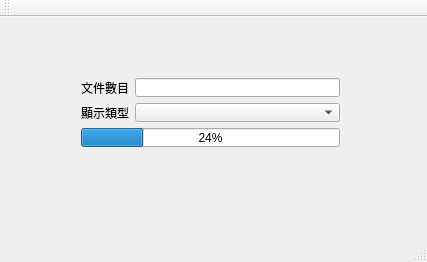
<?xml version="1.0" encoding="UTF-8"?>
<ui version="4.0">
 <class>MainWindow</class>
 <widget class="QMainWindow" name="MainWindow">
  <property name="geometry">
   <rect>
    <x>0</x>
    <y>0</y>
    <width>427</width>
    <height>262</height>
   </rect>
  </property>
  <property name="windowTitle">
   <string>MainWindow</string>
  </property>
  <widget class="QWidget" name="centralWidget">
   <widget class="QWidget" name="verticalLayoutWidget">
    <property name="geometry">
     <rect>
      <x>70</x>
      <y>50</y>
      <width>281</width>
      <height>91</height>
     </rect>
    </property>
    <layout class="QVBoxLayout" name="verticalLayout">
     <item>
      <layout class="QFormLayout" name="formLayout">
       <item row="2" column="0">
        <widget class="QLabel" name="label_2">
         <property name="text">
          <string>顯示類型</string>
         </property>
        </widget>
       </item>
       <item row="1" column="0">
        <widget class="QLabel" name="label">
         <property name="text">
          <string>文件數目</string>
         </property>
        </widget>
       </item>
       <item row="2" column="1">
        <widget class="QComboBox" name="comboBox"/>
       </item>
       <item row="1" column="1">
        <widget class="QLineEdit" name="lineEdit"/>
       </item>
       <item row="3" column="0" colspan="2">
        <widget class="QProgressBar" name="progressBar">
         <property name="value">
          <number>24</number>
         </property>
        </widget>
       </item>
      </layout>
     </item>
    </layout>
   </widget>
  </widget>
  <widget class="QMenuBar" name="menuBar">
   <property name="geometry">
    <rect>
     <x>0</x>
     <y>0</y>
     <width>427</width>
     <height>25</height>
    </rect>
   </property>
  </widget>
  <widget class="QToolBar" name="mainToolBar">
   <attribute name="toolBarArea">
    <enum>TopToolBarArea</enum>
   </attribute>
   <attribute name="toolBarBreak">
    <bool>false</bool>
   </attribute>
  </widget>
  <widget class="QStatusBar" name="statusBar"/>
 </widget>
 <layoutdefault spacing="6" margin="11"/>
 <resources/>
 <connections/>
</ui>
